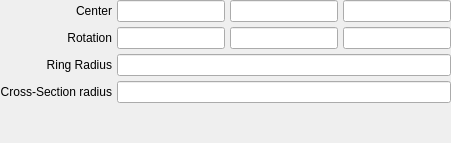
         <widget class="QWidget" name="torus">
          <layout class="QGridLayout" name="gridLayout_8">
           <property name="margin">
            <number>0</number>
           </property>
           <property name="spacing">
            <number>5</number>
           </property>
           <item row="0" column="2">
            <widget class="LineEdit" name="lineedit_torus_translation_y"/>
           </item>
           <item row="0" column="0">
            <widget class="QLabel" name="label_66">
             <property name="text">
              <string>Center</string>
             </property>
             <property name="alignment">
              <set>Qt::AlignRight|Qt::AlignTrailing|Qt::AlignVCenter</set>
             </property>
            </widget>
           </item>
           <item row="4" column="0">
            <spacer name="verticalSpacer_11">
             <property name="orientation">
              <enum>Qt::Vertical</enum>
             </property>
             <property name="sizeHint" stdset="0">
              <size>
               <width>20</width>
               <height>40</height>
              </size>
             </property>
            </spacer>
           </item>
           <item row="2" column="0">
            <widget class="QLabel" name="label_65">
             <property name="text">
              <string>Ring Radius</string>
             </property>
             <property name="alignment">
              <set>Qt::AlignRight|Qt::AlignTrailing|Qt::AlignVCenter</set>
             </property>
            </widget>
           </item>
           <item row="1" column="0">
            <widget class="QLabel" name="label_67">
             <property name="text">
              <string>Rotation</string>
             </property>
             <property name="alignment">
              <set>Qt::AlignRight|Qt::AlignTrailing|Qt::AlignVCenter</set>
             </property>
            </widget>
           </item>
           <item row="3" column="0">
            <widget class="QLabel" name="label_68">
             <property name="text">
              <string>Cross-Section radius</string>
             </property>
             <property name="alignment">
              <set>Qt::AlignRight|Qt::AlignTrailing|Qt::AlignVCenter</set>
             </property>
            </widget>
           </item>
           <item row="0" column="3">
            <widget class="LineEdit" name="lineedit_torus_translation_z"/>
           </item>
           <item row="1" column="1">
            <widget class="LineEdit" name="lineedit_torus_rotation_x"/>
           </item>
           <item row="1" column="3">
            <widget class="LineEdit" name="lineedit_torus_rotation_z"/>
           </item>
           <item row="1" column="2">
            <widget class="LineEdit" name="lineedit_torus_rotation_y"/>
           </item>
           <item row="0" column="1">
            <widget class="LineEdit" name="lineedit_torus_translation_x"/>
           </item>
           <item row="2" column="1" colspan="3">
            <widget class="LineEdit" name="lineedit_torus_ringradius"/>
           </item>
           <item row="3" column="1" colspan="3">
            <widget class="LineEdit" name="lineedit_torus_crosssectionradius"/>
           </item>
          </layout>
         </widget>
